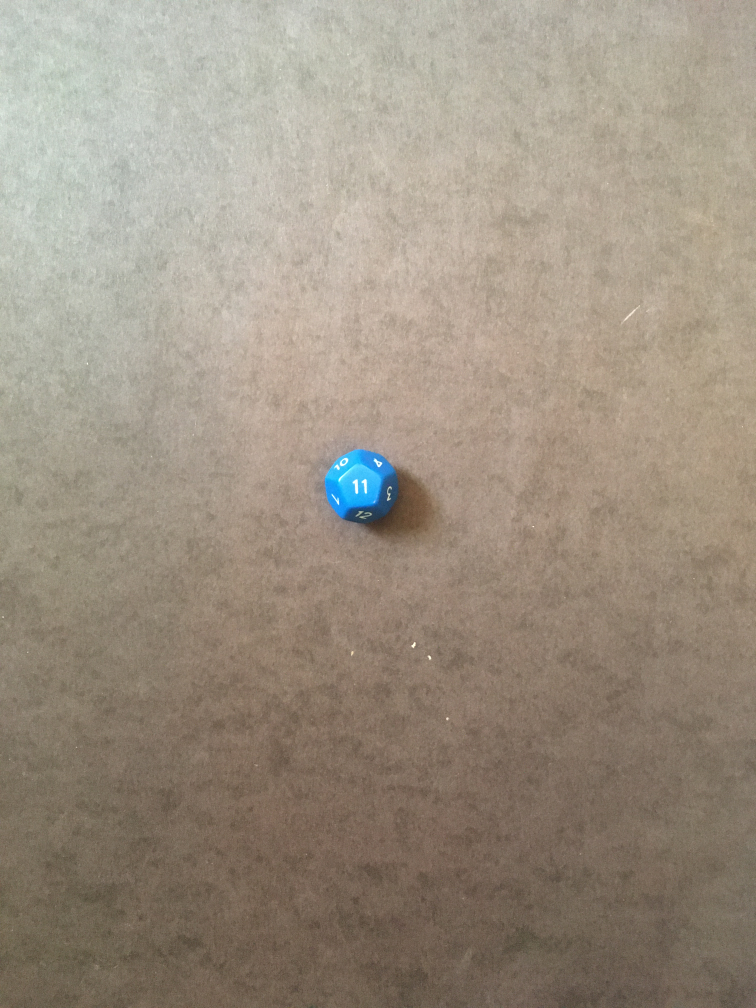
#> input picture Final Project/testPics/test (2).jpg, 3024 x 4032 px, found by its file name (shown at 1/4 size)
$ python finalProject.py
#> lines starting #> are read from the running program, lines starting #| are printed output that depends on the picture; after the words box and inside, x2 and y2 are one past the last pixel; in counts of white or black regions, pixels touching at a corner belong together
from cv2 import cv2
import numpy as np

lower = np.array([89,0,0])
upper = np.array([179,255,255])

img = cv2.imread('/home/stars/Documents/CV/Final Project/testPics/test (2).jpg')
#> img is the input picture: shape (4032, 3024, 3); mean B, G, R 129.7, 144.8, 156.2
small = cv2.resize(img, (0,0), fx=0.1, fy=0.1)
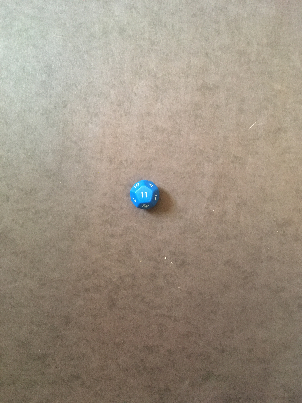
#> small: shape (403, 302, 3); mean B, G, R 129.9, 144.9, 156.4

imgGray = cv2.cvtColor(small, cv2.COLOR_BGR2GRAY)
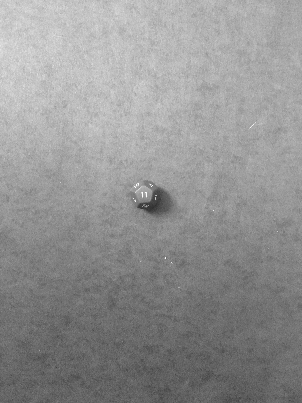
#> imgGray: shape (403, 302); min 47, max 254, mean 146.6
# [11 lines of commented-out code are left out]

hsv = cv2.cvtColor(small, cv2.COLOR_BGR2HSV)
#> hsv: shape (403, 302, 3); mean H, S, V 20.2, 49.5, 157.7
mask = cv2.inRange(hsv, lower, upper)
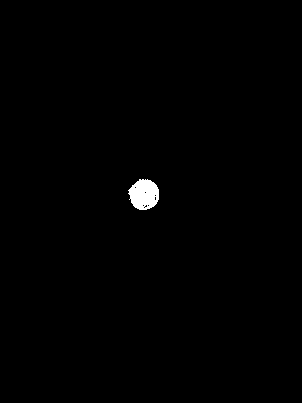
#> mask: shape (403, 302); 0.59% white; 1 white region, box (x1, y1, x2, y2) and area: (128, 179, 159, 210) 721

cv2.imshow('small',mask)
cv2.waitKey(0)

blurred = cv2.GaussianBlur(imgGray, (3,3), 0)

cv2.imshow('small',blurred)
cv2.waitKey(0)

thresh = cv2.threshold(blurred, 175, 200, cv2.THRESH_BINARY + cv2.THRESH_OTSU)[1]
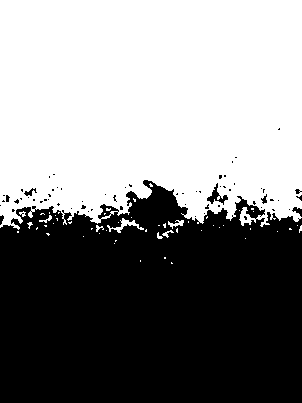
#> thresh: shape (403, 302); values 0 (black) and 200 (white), 52.3% white; 65 black regions (57 under 20 px), largest, box (x1, y1, x2, y2) and area: (0, 180, 302, 403) 57486, (207, 183, 228, 205) 153, (292, 207, 302, 217) 49

cv2.imshow('small',thresh)
cv2.waitKey(0)


# [26 lines of commented-out code are left out]
cv2.destroyAllWindows()

$ run again, with Final Project/testPics/test (1).jpg copied over Final Project/testPics/test (2).jpg
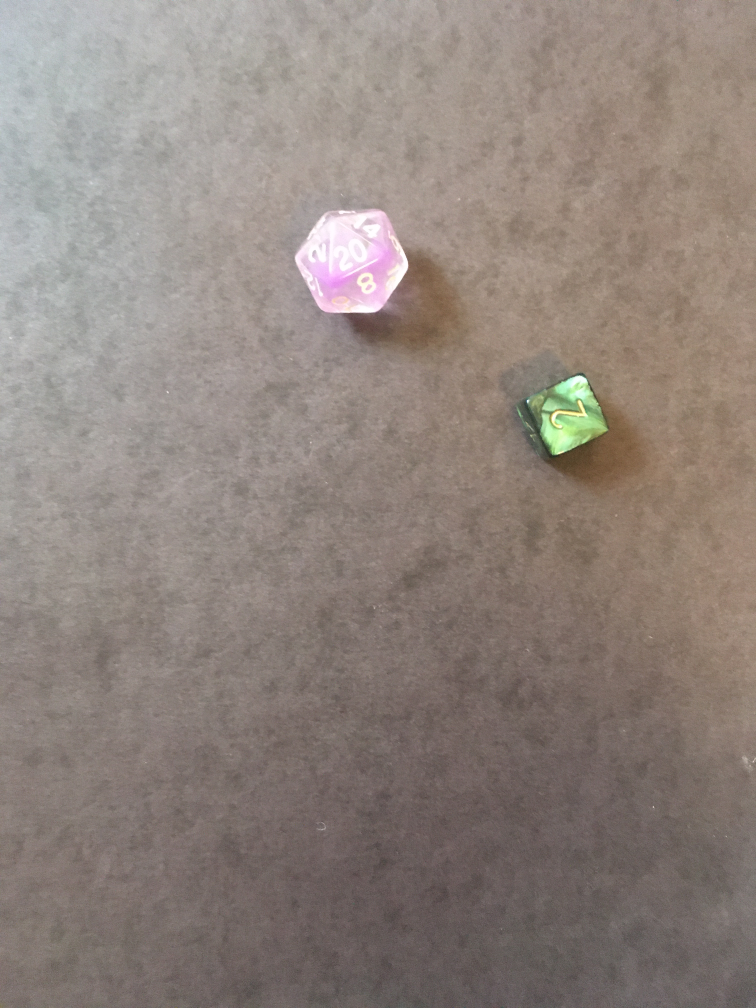
#> input picture Final Project/testPics/test (1).jpg, 3024 x 4032 px, found by its file name (shown at 1/4 size)
#> img is the input picture: shape (4032, 3024, 3); mean B, G, R 125, 131.8, 143.3
#> hsv: shape (403, 302, 3); mean H, S, V 19.6, 35.3, 144
#> `mask = cv2.inRange(hsv, lower, upper)`:
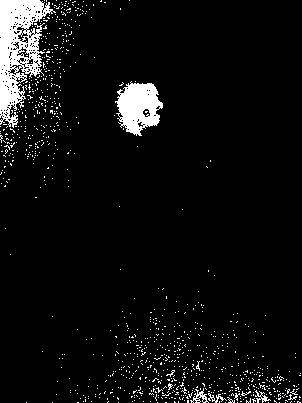
#> mask: shape (403, 302); 5.9% white; 921 white regions (914 under 20 px), largest, box (x1, y1, x2, y2) and area: (0, 0, 56, 128) 3442, (115, 81, 163, 136) 1684, (190, 388, 209, 403) 105
#> `thresh = cv2.threshold(blurred, 175, 200, cv2.THRESH_BINARY + cv2.THRE..`:
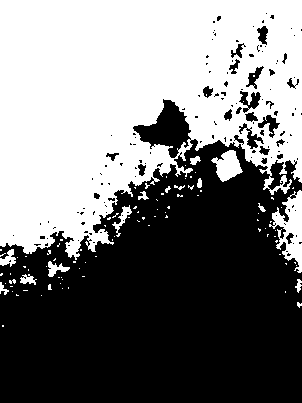
#> thresh: shape (403, 302); values 0 (black) and 200 (white), 47.9% white; 99 white regions (83 under 20 px), largest, box (x1, y1, x2, y2) and area: (0, 0, 302, 260) 55072, (269, 190, 302, 273) 1306, (211, 150, 243, 182) 585

$ run again, with Final Project/testPics/test (10).jpg copied over Final Project/testPics/test (2).jpg
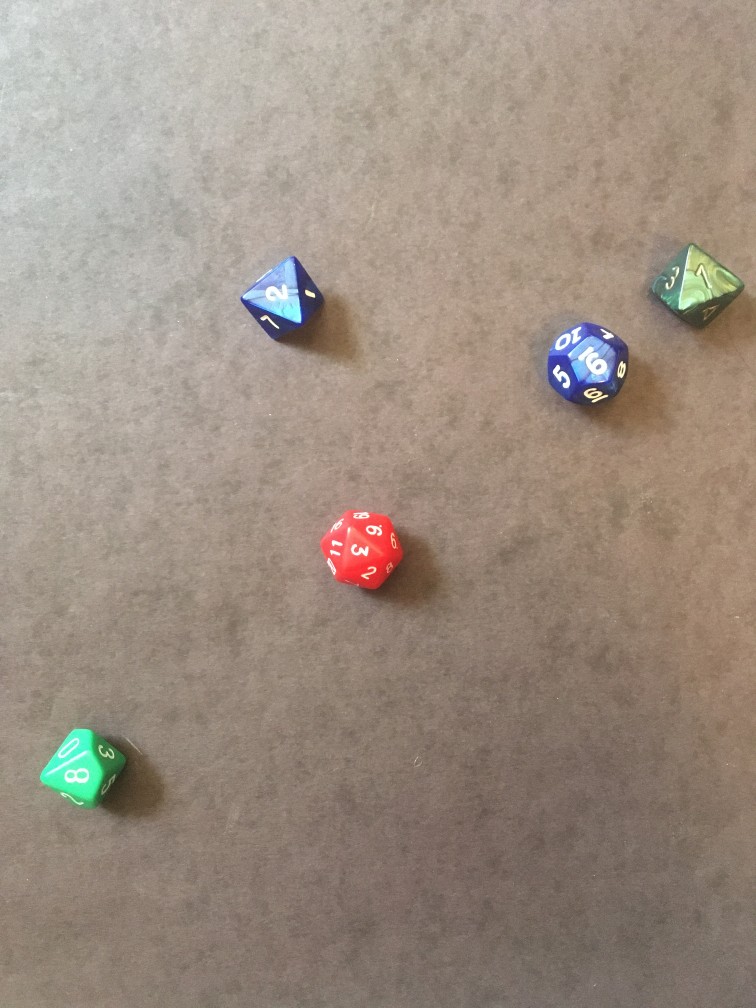
#> input picture Final Project/testPics/test (10).jpg, 3024 x 4032 px, found by its file name (shown at 1/4 size)
#> img is the input picture: shape (4032, 3024, 3); mean B, G, R 129.6, 142.2, 156.4
#> hsv: shape (403, 302, 3); mean H, S, V 18.1, 48.9, 158.2
#> `mask = cv2.inRange(hsv, lower, upper)`:
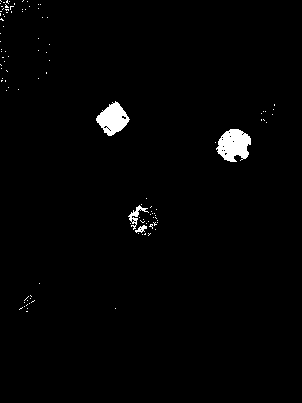
#> mask: shape (403, 302); 1.5% white; 108 white regions (104 under 20 px), largest, box (x1, y1, x2, y2) and area: (216, 129, 251, 162) 804, (96, 101, 130, 136) 685, (128, 205, 149, 230) 139, (135, 225, 147, 233) 49
#> `thresh = cv2.threshold(blurred, 175, 200, cv2.THRESH_BINARY + cv2.THRE..`:
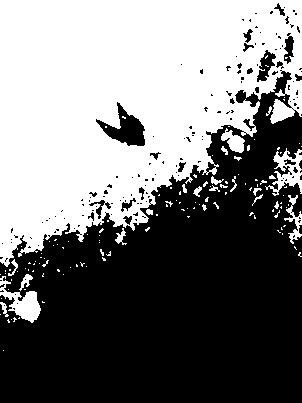
#> thresh: shape (403, 302); values 0 (black) and 200 (white), 47.1% white; 133 white regions (110 under 20 px), largest, box (x1, y1, x2, y2) and area: (0, 0, 302, 267) 53928, (0, 276, 41, 323) 794, (265, 148, 302, 196) 721
